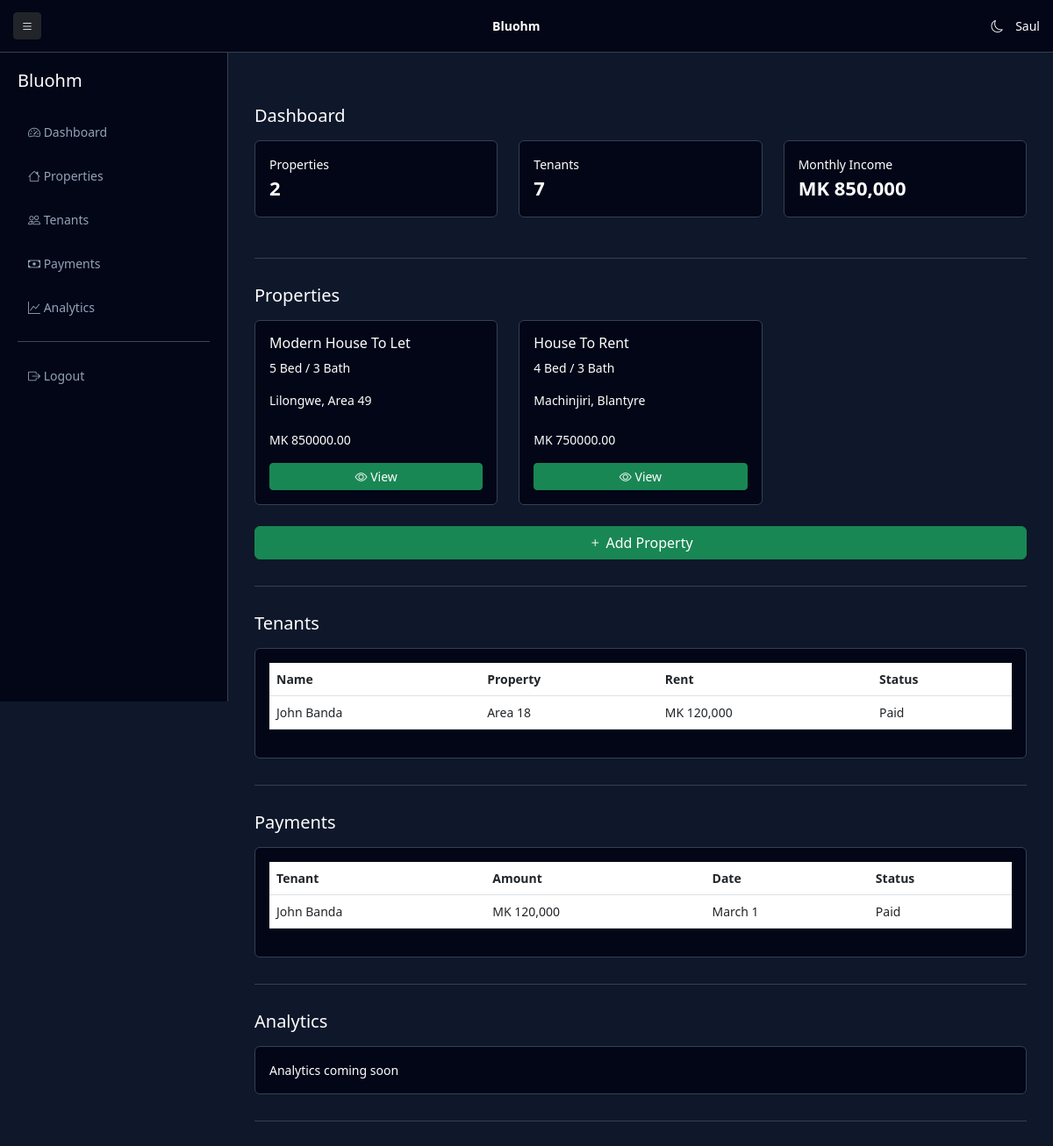
Before: /properties/dashboard/ (signed in) with the older database file.
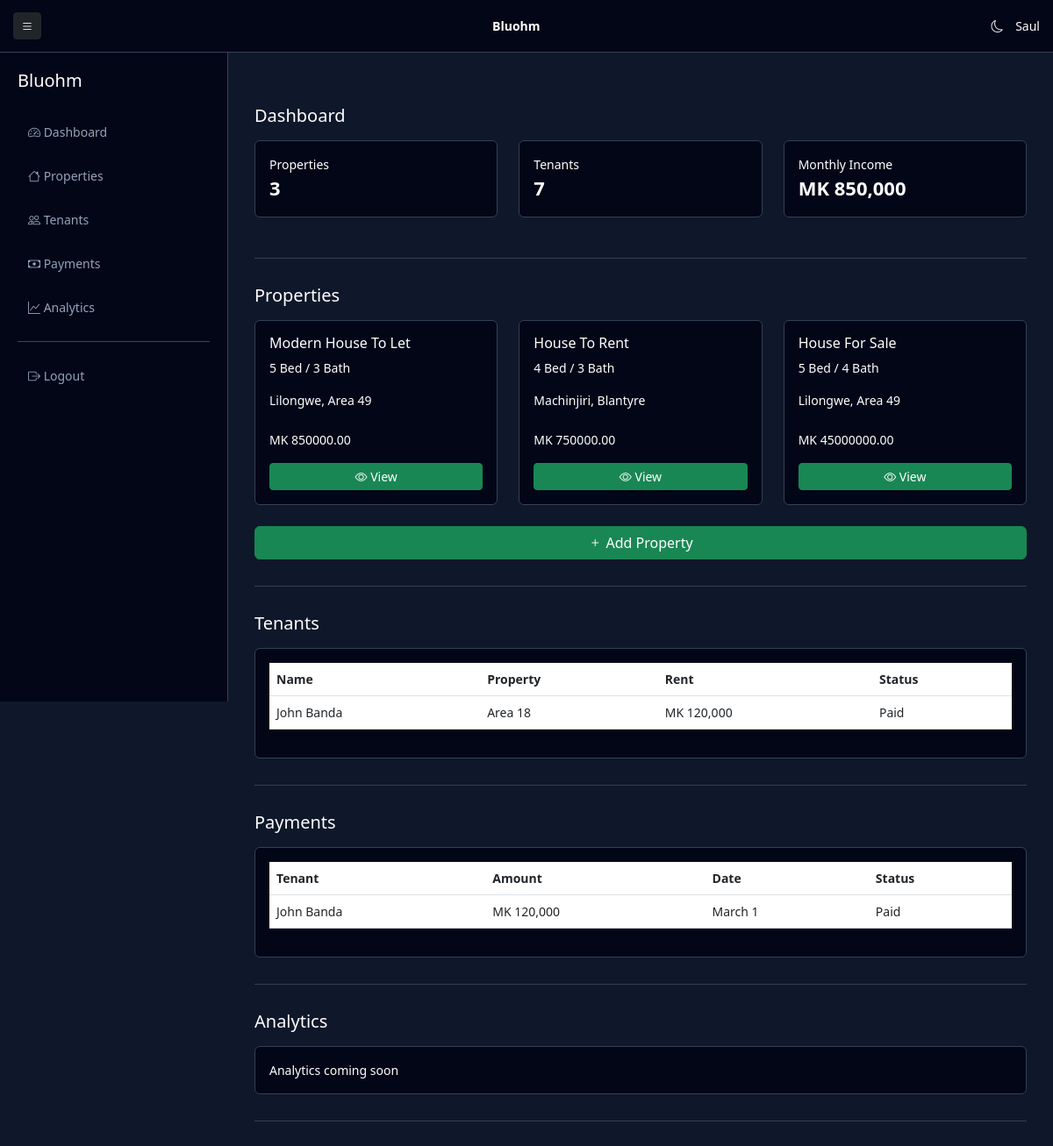
After: the same page with the newer database file.
### properties/models.py (models this page shows, shortened)
class Property(models.Model):
    owner = models.ForeignKey(User, on_delete=models.CASCADE)
    title = models.CharField(max_length=255)
    price = models.DecimalField(max_digits=10, decimal_places=2)
    bedrooms = models.IntegerField(default=0)
    bathrooms = models.IntegerField(default=0)
    location = models.CharField(max_length=255)
    latitude = models.FloatField(null=True, blank=True)
    longitude = models.FloatField(null=True, blank=True)
    landmarks = models.TextField(blank=True, null=True)
    listing_type = models.CharField(
        max_length=10,
        choices=LISTING_TYPE,
        default='rent'
    )
    property_category = models.CharField(
        max_length=20,
        choices=PROPERTY_CATEGORY,
        default='house'
    )
    is_available = models.BooleanField(default=True)
    created_at = models.DateTimeField(auto_now_add=True)

### properties/views.py (the view)
# urls.py: path("dashboard/", views.landlord_dashboard, name="landlord_dashboard"),
@login_required
def landlord_dashboard(request):
    properties = Property.objects.filter(owner=request.user)
    return render(request, "properties/landlord_dashboard.html", {
        "properties": properties
    })

### templates/properties/landlord_dashboard.html (shortened to what this page needs)
<!DOCTYPE html>
<html lang="en">
<head>
<link href="https://cdn.jsdelivr.net/npm/bootstrap@5.3.0/dist/css/bootstrap.min.css" rel="stylesheet">
<link rel="stylesheet" href="https://cdn.jsdelivr.net/npm/bootstrap-icons@1.11.3/font/bootstrap-icons.css">
</head>
<body>
<div class="sidebar" id="sidebar">
    <h5 class="mb-4">Bluohm</h5>
    <a href="#dashboard"><i class="bi bi-speedometer2"></i> Dashboard</a>
    <a href="#properties"><i class="bi bi-house"></i> Properties</a>
    <a href="#tenants"><i class="bi bi-people"></i> Tenants</a>
    <a href="#payments"><i class="bi bi-cash"></i> Payments</a>
    <a href="#analytics"><i class="bi bi-graph-up"></i> Analytics</a>
    <hr>
    <a href="{% url 'accounts:logout' %}"><i class="bi bi-box-arrow-right"></i> Logout</a>
</div>
<div class="topbar">
    <button class="btn btn-sm btn-dark" onclick="toggleSidebar()"><i class="bi bi-list"></i></button>
    <strong>Bluohm</strong>
    <div>
        <i class="bi bi-moon" id="themeToggle" style="cursor:pointer; margin-right:10px;"></i>
        {{ request.user.username }}
    </div>
</div>
<div class="main">
<div id="dashboard" class="section">
    <h5>Dashboard</h5>
    <div class="row mt-3">
        <div class="col-12 col-md-4 mb-3">
            <div class="card p-3">Properties<div class="stat-number">{{ properties|length }}</div></div>
        </div>
        <div class="col-12 col-md-4 mb-3">
            <div class="card p-3">Tenants<div class="stat-number">7</div></div>
        </div>
        <div class="col-12 col-md-4 mb-3">
            <div class="card p-3">Monthly Income<div class="stat-number">MK 850,000</div></div>
        </div>
    </div>
</div>
<div id="properties" class="section">
    <h5>Properties</h5>
    <div class="row mt-3">
        {% if properties %}
            {% for property in properties %}
            <div class="col-12 col-md-4 mb-3">
                <div class="card p-3">
                    <h6>{{ property.title }}</h6>
                    <p>{{ property.bedrooms }} Bed / {{ property.bathrooms }} Bath</p>
                    <p>{{ property.location }}</p>
                    <p>MK {{ property.price }}</p>
                    <a href="{% url 'properties:property_detail' property.id %}" class="btn btn-success btn-sm">
                    <i class="bi bi-eye"></i> View
                    </a>
                </div>
            </div>
            {% endfor %}
        {% else %}
            <p>No properties yet. Be the first landlord to add a property.</p>
        {% endif %}
    </div>
    <a href="{% url 'properties:add_property' %}" class="btn btn-success w-100 mt-2">
        <i class="bi bi-plus"></i> Add Property
    </a>
</div>
<div id="tenants" class="section">
    <h5>Tenants</h5>
    <div class="card p-3 mt-3 table-responsive">
        <table class="table">
            <thead>
                <tr><th>Name</th><th>Property</th><th>Rent</th><th>Status</th></tr>
            </thead>
            <tbody>
                <tr><td>John Banda</td><td>Area 18</td><td>MK 120,000</td><td>Paid</td></tr>
            </tbody>
        </table>
    </div>
</div>
<div id="payments" class="section">
    <h5>Payments</h5>
    <div class="card p-3 mt-3 table-responsive">
        <table class="table">
            <thead>
                <tr><th>Tenant</th><th>Amount</th><th>Date</th><th>Status</th></tr>
            </thead>
            <tbody>
                <tr><td>John Banda</td><td>MK 120,000</td><td>March 1</td><td>Paid</td></tr>
            </tbody>
        </table>
    </div>
</div>
<div id="analytics" class="section">
    <h5>Analytics</h5>
    <div class="card p-3 mt-3">Analytics coming soon</div>
</div>
</div>
</body>
</html>

Changed rows visible on the page:
added Property: title "House For Sale", bedrooms "5", bathrooms "4", location "Lilongwe, Area 49", price "45000000.00"
Other visible differences:
{{ properties|length }}: "2" → "3"
